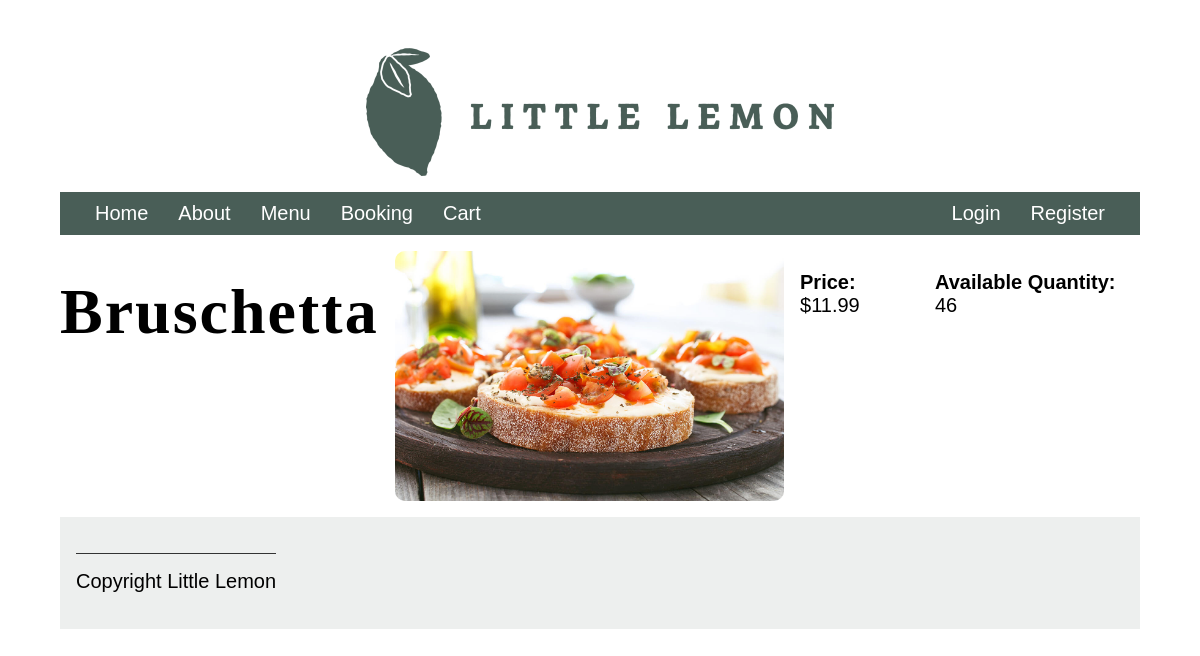
The page /menu/3/ on the database its author committed.
### restaurant/models.py (models this page shows, shortened)
class Menu(models.Model):
    CATEGORY_CHOICES = [
        ('appetizer', 'Appetizer'),
        ('main_course', 'Main Course'),
        ('dessert', 'Dessert'),
        ('beverage', 'Beverage'),
    ]
    title = models.CharField(max_length=100)
    price = models.DecimalField(max_digits=5, decimal_places=2)
    inventory = models.IntegerField()
    image = models.ImageField(upload_to='img_upload/', default='menu_images/default_image.png')  # Allow null/blank for existing items
    category = models.CharField(max_length=20, choices=CATEGORY_CHOICES, null=True, blank=True)
    dish_of_the_day = models.BooleanField(default=False)  # Allow null/blank

### restaurant/views.py (the view)
# urls.py: path('menu/<int:pk>/', views.menu_item_detail, name='menu_item_detail'),
def menu_item_detail(request, pk):
    menu_item = get_object_or_404(Menu, pk=pk)
    return render(request, 'menu_item_detail.html', {'menu_item': menu_item})

### restaurant/templatetags/custom_filters.py (called while the page is built)
@register.filter
def is_in_group(user, group_name):
    return user.groups.filter(name=group_name).exists()

### templates/menu_item_detail.html (shortened to what this page needs)
{% extends 'base.html' %} {% load static %}  {% block content %}
<section class="menu-item-detail">
  <h1>{{ menu_item.title }}</h1>
  <img
    src="{{ menu_item.image.url }}"
    alt="{{ menu_item.title }}"
    class="menu-image"
  />
  <p><strong>Price:</strong> ${{ menu_item.price }}</p>
  <p><strong>Available Quantity:</strong> {{ menu_item.inventory }}</p>
</section>
{% endblock %}

### static/css/style.css (style rules this page uses)
body { font-family: 'Karla', sans-serif; margin-top: 3rem; margin-bottom: 3rem; margin-left: 5%; margin-right: 5%; }
h1, h2, h3, h4, h5, h6 { font-family: 'Markazi Text', serif; letter-spacing: 2px;; }
h1 { font-size: 4rem; margin-top: 1.5rem; margin-bottom: 0; }
p, ul { font-size: 1.25rem;; }
section { display: flex; gap: 2rem 1rem; margin-top: 1rem; margin-bottom: 1rem; flex-direction: row; }
.menu-image { max-width: 100%; max-height: 250px; object-fit: cover; border-radius: 10px; }
.menu-image { max-width: 80%; height: auto; }

### rows shown on the page
Menu: title "Bruschetta", image (picture), price "11.99", inventory "46"
